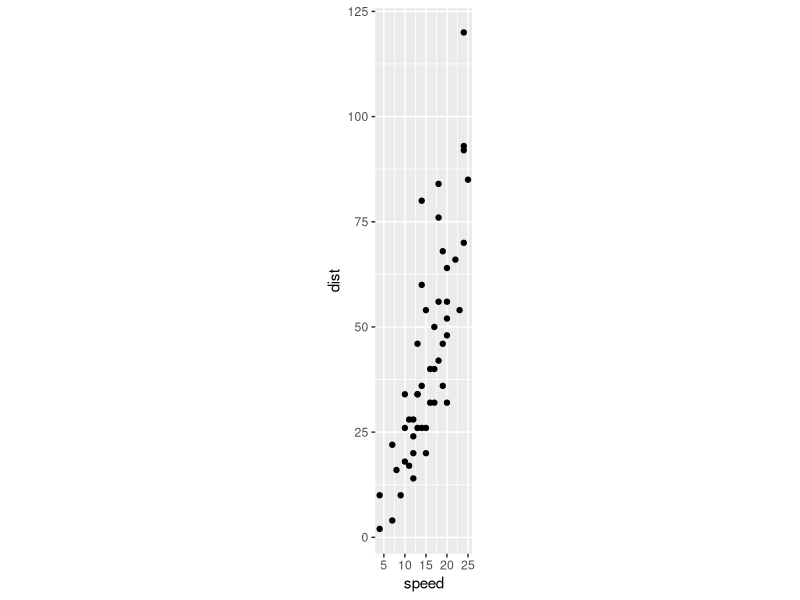
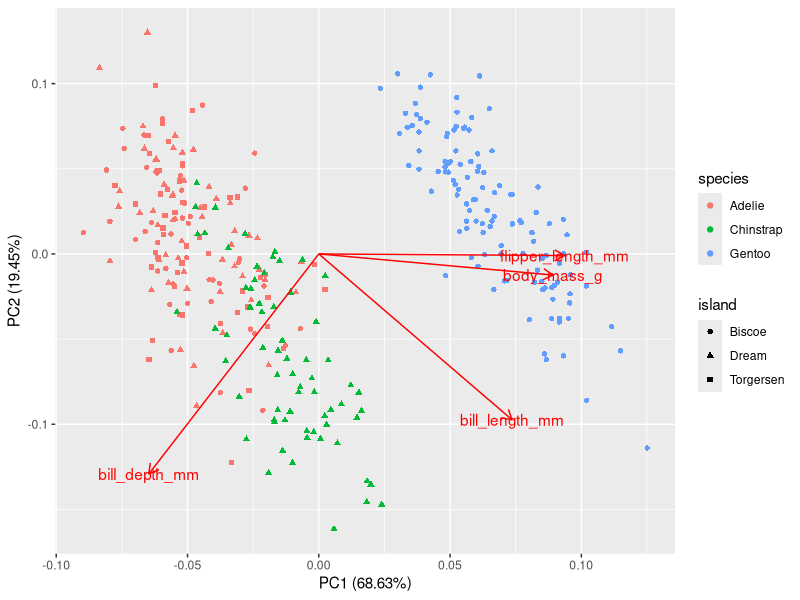
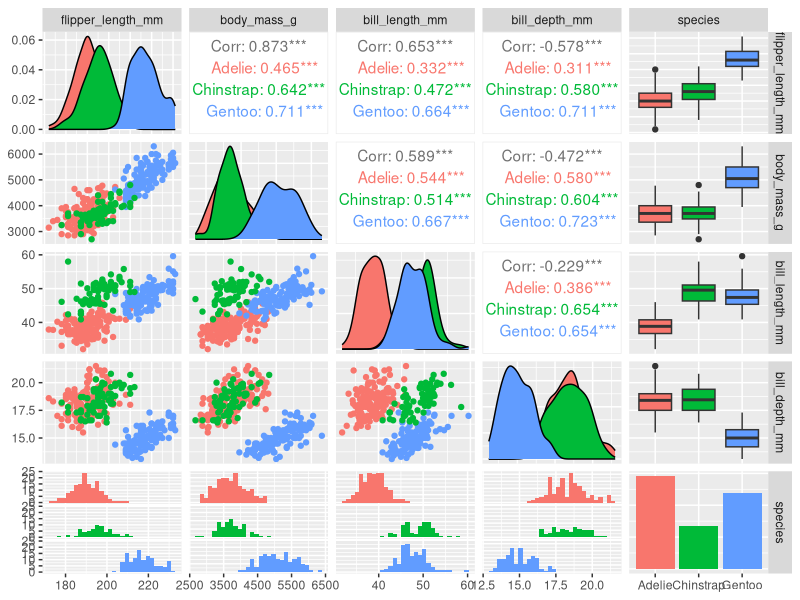

Source code (R) for these figures, in order: (Note: this script raises an error after producing the figures.)
## ---- chunk 1
library(tidyverse)
library(broom)
# library(gapminder)
library(ggfortify) # for autoplot
library(palmerpenguins)
library(GGally)  # for ggpairs
## ---- chunk 2
cars %>% ggplot(aes(x=speed, y=dist)) + geom_point() + coord_fixed()
## ---- chunk 3
penguins_no_na = na.omit(penguins)
pca2 <- prcomp(penguins_no_na %>% select(flipper_length_mm, body_mass_g, bill_length_mm, bill_depth_mm), scale=TRUE )
autoplot(pca2, data = penguins_no_na, loadings=TRUE, loadings.label=TRUE,
         colour='species', shape='island')
## ---- chunk 4
penguins_no_na %>% select(flipper_length_mm, body_mass_g, bill_length_mm, bill_depth_mm, species) %>% ggpairs(aes(color=species))
## ---- chunk 5
rotation2 <- pca2 %>% 
  tidy(matrix="rotation") %>%
  pivot_wider(names_from = PC, names_prefix = "PC", values_from = value) 
pca2 %>%
  augment(penguins_no_na) %>%
  ggplot() +
  geom_point(aes(x=.fittedPC1, y= .fittedPC2, color=species, shape=island)) +
  geom_segment(data=rotation2, mapping = aes(x = 0, xend= 3*PC1, y = 0, yend = 3*PC2), color="blue",
               arrow=arrow(angle=20, type="closed"))  +
  geom_label_repel(data=rotation2,
                  aes(x = 3*PC1, y = 3*PC2, label=column), 
                  color = "darkblue", fill="#FFFFFF80",
                  arrow=arrow(angle=20, type="closed")) +
  labs(x = "PC 1", y = "PC 2")
  
